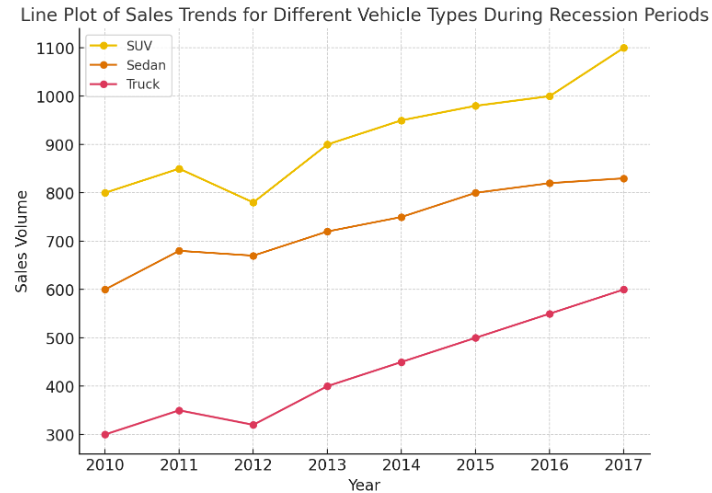

Reproduce this figure in Python.
import matplotlib.pyplot as plt

# Sample data for sales of different vehicle types during recession
data = {
    'Year': [2010, 2011, 2012, 2013, 2014, 2015, 2016, 2017],
    'SUV': [800, 850, 780, 900, 950, 980, 1000, 1100],
    'Sedan': [600, 680, 670, 720, 750, 800, 820, 830],
    'Truck': [300, 350, 320, 400, 450, 500, 550, 600]
}

# Create DataFrame
df = pd.DataFrame(data)

# Create line plots for each vehicle type
plt.figure(figsize=(8, 6))
plt.plot(df['Year'], df['SUV'], marker='o', linestyle='-', label='SUV')
plt.plot(df['Year'], df['Sedan'], marker='o', linestyle='-', label='Sedan')
plt.plot(df['Year'], df['Truck'], marker='o', linestyle='-', label='Truck')

# Add title and labels
plt.title('Line Plot of Sales Trends for Different Vehicle Types During Recession Periods', fontsize=14)
plt.xlabel('Year', fontsize=12)
plt.ylabel('Sales Volume', fontsize=12)
plt.legend()
plt.grid(True)

# Show the plot
plt.show()
